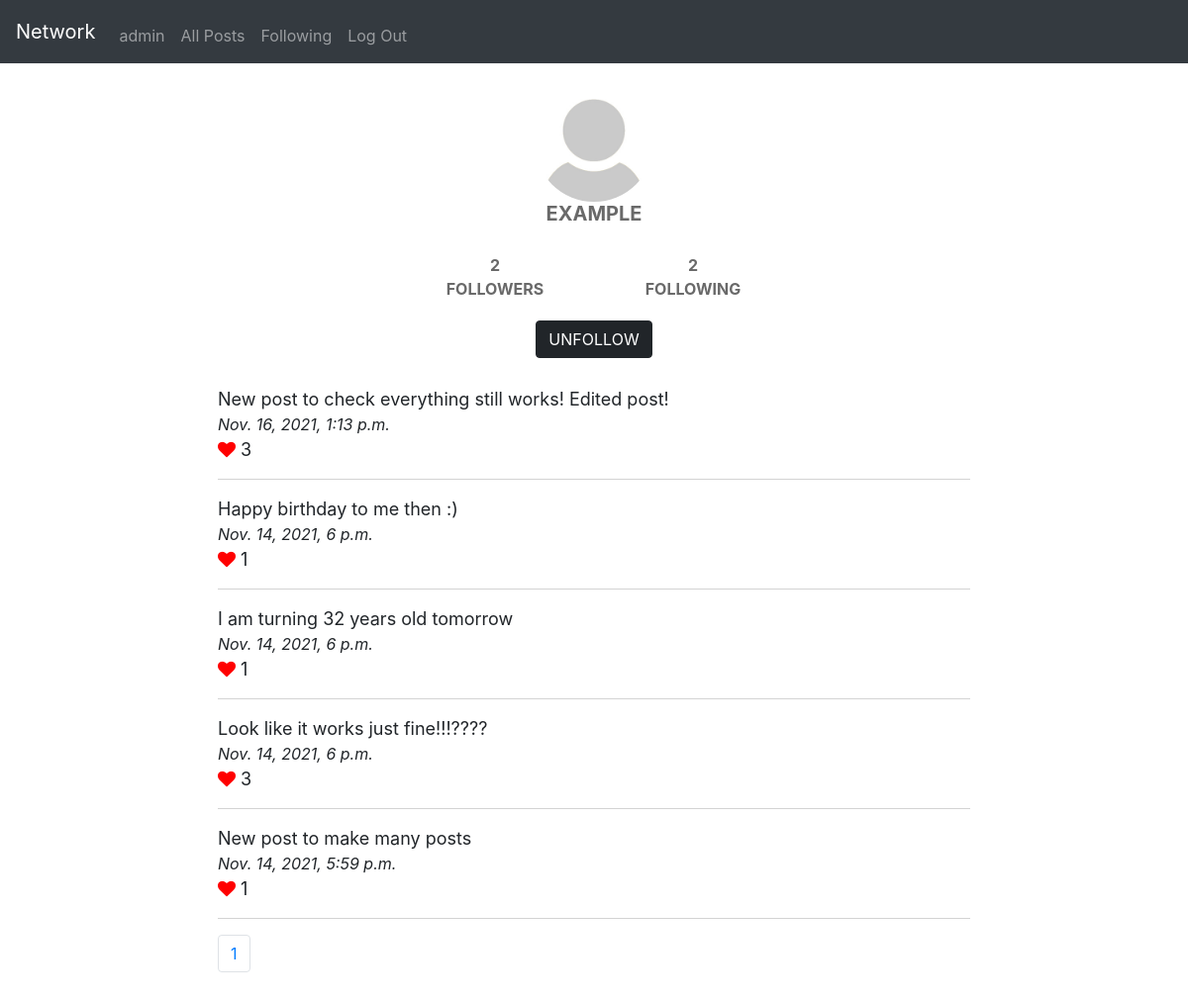
The app's page /profile/4 (signed in) with its own data.
### network/models.py (models this page shows, shortened)
class User(AbstractUser):
    pass

class Profile(models.Model):
    user = models.OneToOneField(User, on_delete=models.CASCADE, related_name="profile")
    relationships = models.ManyToManyField('self', through='Relationship', symmetrical=False, related_name='related_to')
    profile_img = models.ImageField(default="default.jpg", upload_to="profile_pic")
    def get_following(self):
        return self.relationships.filter(to_user__from_user=self)
    def get_followers(self):
        return self.related_to.filter(from_user__to_user=self)

class Post(models.Model):
    author = models.ForeignKey(Profile, on_delete=models.CASCADE, related_name='author')
    post_date = models.DateTimeField(default=datetime.now)
    content = models.TextField()
    likes = models.ManyToManyField(Profile, blank=True, related_name='likes')

### network/views.py (the view)
# urls.py: path("profile/<int:profile_id>", views.profile, name="profile"),
@login_required
def profile(request, profile_id):
    user_profile = Profile.objects.get(user=request.user)
    if request.method == 'POST':
        data = json.loads(request.body)
        profile = Profile.objects.get(id=data['user_id'])
        btn_value = data['btn_value']
        if profile is not None:
            if btn_value == 'FOLLOW':
                user_profile.add_relationship(profile)
                user_profile.save()
            if btn_value == 'UNFOLLOW':
                user_profile.delete_relationship(profile)
                user_profile.save()
            message = f'You {btn_value.lower()}ed {profile} successfully!'
            return JsonResponse({"status": 200, "message": message})
        else:
            return JsonResponse(status=404)
    else:
        profile = Profile.objects.get(id=profile_id)
        if profile is not None:
            profile_paginator = Paginator(Post.objects.filter(author=profile_id).order_by('post_date').reverse(), 10)
            page_number = request.GET.get('page', 1)
            page_obj = profile_paginator.get_page(page_number)
            return render(request, "network/profile.html", {"profile": profile,
                                                            "page_obj": page_obj,
                                                            "user_profile": user_profile
                                                            })

### network/templates/network/profile.html (shortened to what this page needs)
{% extends "network/layout.html" %}
{% load static %}
{% block body %}
    <div class="profile_img">
        <img src="{% static 'default.jpg' %}" alt="Default profile image">
        <h5> {{ profile.user.username }} </h5>
    </div>
    <div class="profile_fol">
        <div>
            {{ profile.get_followers.count }} <br/>
            FOLLOWERS
        </div>
        <div>
            {{ profile.get_following.count }} <br/>
            FOLLOWING
        </div>
    </div>
    {% if user_profile.user.id != profile.user.id %}
        {% if user_profile in profile.get_followers.all %}
            <div class="profile_img" style="padding-top: 20px;">
                <input class='btn btn-primary' type="submit" value="UNFOLLOW" name='follow_btn' onclick="follow(this, '{{ profile.id }}')">
            </div>
        {% else %}
            <div class="profile_img" style="padding-top: 20px;">
                <input class='btn btn-primary' type="submit" value="FOLLOW" name='follow_btn' onclick="follow(this, '{{ profile.id }}')">
            </div>
        {% endif %}
    {% endif %}
    <div id='posts'>
    {% for post in page_obj %}
    <div name='post'>
        <div id='content{{ post.id }}'>
            {{ post.content }}
        </div>
        <div class='post_date'>
            {{ post.post_date }}
        </div>
        {% if user_profile in post.likes.all %}
        <i class="fa fa-heart" style="color:red" id='heart' data-post-id="{{ post.id }}"></i>
        {% else %}
        <i class="fa fa-heart" id='heart' data-post-id="{{ post.id }}"></i>
        {% endif %}
        <span id="post{{ post.id }}">{{ post.likes.count }}</span>
        <div><hr class="solid"></div>
    </div>
    {% endfor %}
    </div>
{% endblock %}

### network/templates/network/layout.html (shortened to what this page needs)
{% load static %}
<!DOCTYPE html>
<html lang="en">
    <head>
        <link rel="stylesheet" href="https://cdnjs.cloudflare.com/ajax/libs/font-awesome/4.7.0/css/font-awesome.min.css">
        <link rel="stylesheet" href="https://stackpath.bootstrapcdn.com/bootstrap/4.4.1/css/bootstrap.min.css">
        <link href="{% static 'network/styles.css' %}" rel="stylesheet">
    </head>
    <body>
        <nav class="navbar navbar-expand-lg navbar-dark bg-dark">
            <a class="navbar-brand" href="{% url 'index' %}">Network</a>
            <div class="collapse navbar-collapse" id="navbar">
                <ul class="navbar-nav mr-auto mt-2">
                    {% if user.is_authenticated %}
                        {% url 'profile' user_profile.id as url %}
                        <li class="nav-item {% if request.path == url %} active {% endif %}">
                            <a class="nav-link" href="{{ url }}">{{ user.username }}</a>
                        </li>
                        {% url 'index' as url %}
                        <li class="nav-item {% if request.path == url %}active{% endif %}">
                            <a class="nav-link" href="{{ url }}">All Posts</a>
                        </li>
                        {% url 'following' as url %}
                        <li class="nav-item {% if request.path == url %}active{% endif %}">
                            <a class="nav-link" href="{{ url }}">Following</a>
                        </li>
                        {% url 'logout' as url %}
                        <li class="nav-item {% if request.path == url %}active{% endif %}">
                            <a class="nav-link" href="{{ url }}">Log Out</a>
                        </li>
                    {% endif %}
                </ul>
            </div>
        </nav>
        <div class="body">
            {% block body %}
            {% endblock %}
            <div class="footer">
                <footer>
                    <ul class="pagination">
                        <li class="page-item"><a class="page-link" href="?page={{ page_obj.number }}" id="current_page"> {{ page_obj.number }}</a></li>
                    </ul>
                </footer>
            </div>
        </div>
    </body>
</html>

### network/static/network/styles.css (style rules this page uses)
.body { max-width: 800px; margin: 0 auto; padding: 20px; }
.body input { background-color: #212529; border-color: #212529; color: white; }
.post_date { font-size: medium; font-style: italic; }
hr.solid { border-top: 1px solid lightgray; }
#posts { padding-top: 20px !important; max-width: 800px; margin: 0 auto; font-size: large; }
.profile_img { text-align: center; max-width: 800px; margin: 0 auto; }
.profile_img h5 { text-transform: uppercase; font-size: 20px; font-weight: bold; color: #696969; }
img { border-radius: 60%; max-height: 15vh; max-width: auto; }
.profile_fol { display: flex; justify-content: center; padding-top: 20px; font-weight: bold; color: #696969; }
.profile_fol > div { min-width: 200px; text-align: center; }
.footer { bottom: 0; }

### records on screen
User: username "admin"
Profile: user.username "EXAMPLE", get_followers.count "2", get_following.count "2"
Post: content "New post to check everything still works! Edited post!", post_date "Nov. 16, 2021, 1:13 p.m.", likes.count "3"
Post: content "Happy birthday to me then :)", post_date "Nov. 14, 2021, 6 p.m.", likes.count "1"
Post: content "I am turning 32 years old tomorrow", post_date "Nov. 14, 2021, 6 p.m.", likes.count "1"
Post: content "Look like it works just fine!!!????", post_date "Nov. 14, 2021, 6 p.m.", likes.count "3"
Post: content "New post to make many posts", post_date "Nov. 14, 2021, 5:59 p.m.", likes.count "1"

### other values on screen
{{ page_obj.number }} "1"
